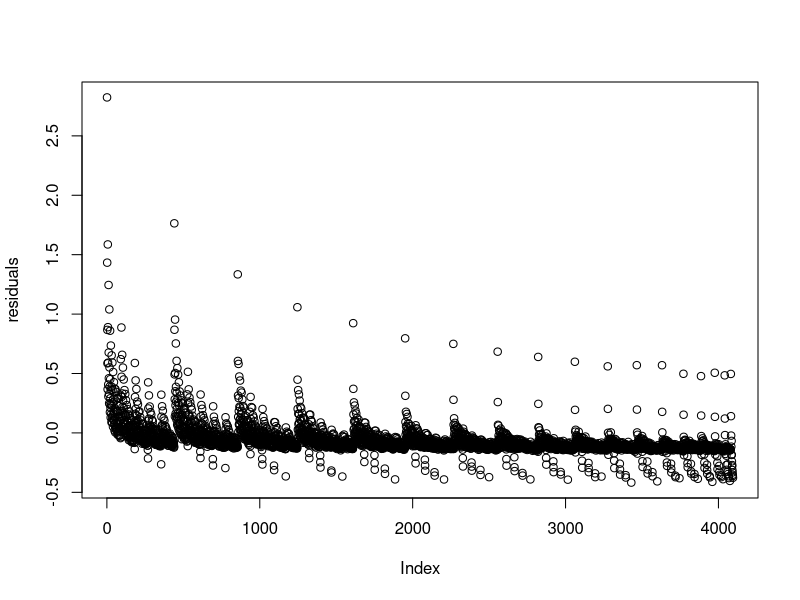
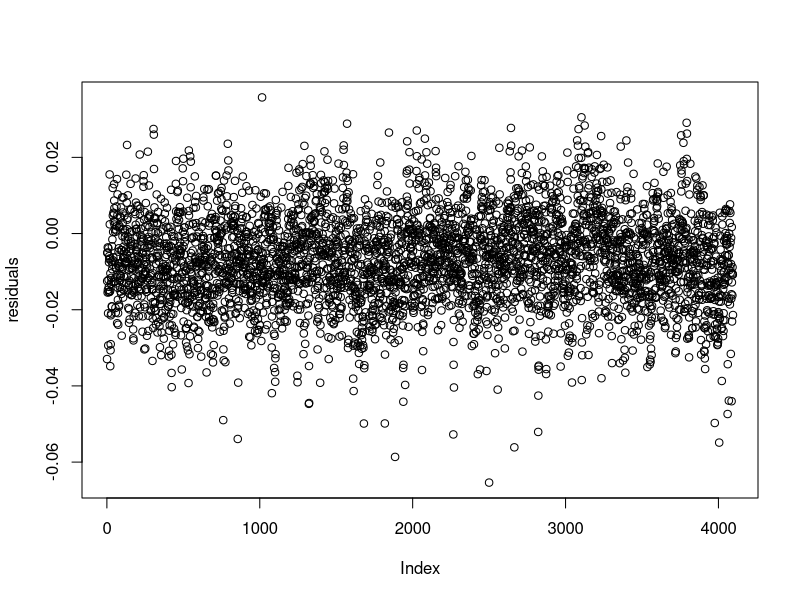
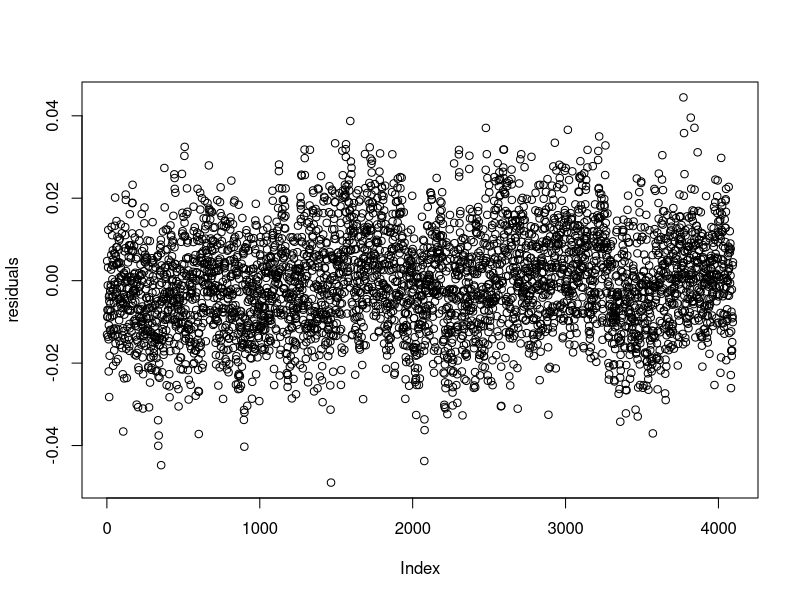

The R source for these figures, in order:


rm(list=ls())
#p=90, chisquare from https://github.com/sun51231/r-code/blob/main/chisq90.R

#### 

loadings <- c(.7, .7, .7, .7, .7)
lambda <- cbind(
  c(loadings, rep(0, 85)),
  c(rep(0, 5), loadings, rep(0, 80)),
  c(rep(0, 10), loadings, rep(0, 75)),
  c(rep(0, 15), loadings, rep(0, 70)),
  c(rep(0, 20), loadings, rep(0, 65)),
  c(rep(0, 25), loadings, rep(0, 60)),
  c(rep(0, 30), loadings, rep(0, 55)),
  c(rep(0, 35), loadings, rep(0, 50)),
  c(rep(0, 40), loadings, rep(0, 45)),
  c(rep(0, 45), loadings, rep(0, 40)),
  c(rep(0, 50), loadings, rep(0, 35)),
  c(rep(0, 55), loadings, rep(0, 30)),
  c(rep(0, 60), loadings, rep(0, 25)),
  c(rep(0, 65), loadings, rep(0, 20)),
  c(rep(0, 70), loadings, rep(0, 15)),
  c(rep(0, 75), loadings, rep(0, 10)),
  c(rep(0, 80), loadings, rep(0, 5)),
  c(rep(0, 85), loadings)
)
phi <- matrix(c(1,.3,.3,.3,.3,.3,.3,.3,.3,.3,.3,.3,.3,.3,.3,.3,.3,.3,
                .3,1,.3,.3,.3,.3,.3,.3,.3,.3,.3,.3,.3,.3,.3,.3,.3,.3,
                .3,.3,1,.3,.3,.3,.3,.3,.3,.3,.3,.3,.3,.3,.3,.3,.3,.3,
                .3,.3,.3,1,.3,.3,.3,.3,.3,.3,.3,.3,.3,.3,.3,.3,.3,.3,
                .3,.3,.3,.3,1,.3,.3,.3,.3,.3,.3,.3,.3,.3,.3,.3,.3,.3,
                .3,.3,.3,.3,.3,1,.3,.3,.3,.3,.3,.3,.3,.3,.3,.3,.3,.3,
                .3,.3,.3,.3,.3,.3,1,.3,.3,.3,.3,.3,.3,.3,.3,.3,.3,.3,
                .3,.3,.3,.3,.3,.3,.3,1,.3,.3,.3,.3,.3,.3,.3,.3,.3,.3,
                .3,.3,.3,.3,.3,.3,.3,.3,1,.3,.3,.3,.3,.3,.3,.3,.3,.3,
                .3,.3,.3,.3,.3,.3,.3,.3,.3,1,.3,.3,.3,.3,.3,.3,.3,.3,
                .3,.3,.3,.3,.3,.3,.3,.3,.3,.3,1,.3,.3,.3,.3,.3,.3,.3,
                .3,.3,.3,.3,.3,.3,.3,.3,.3,.3,.3,1,.3,.3,.3,.3,.3,.3,
                .3,.3,.3,.3,.3,.3,.3,.3,.3,.3,.3,.3,1,.3,.3,.3,.3,.3,
                .3,.3,.3,.3,.3,.3,.3,.3,.3,.3,.3,.3,.3,1,.3,.3,.3,.3,
                .3,.3,.3,.3,.3,.3,.3,.3,.3,.3,.3,.3,.3,.3,1,.3,.3,.3,
                .3,.3,.3,.3,.3,.3,.3,.3,.3,.3,.3,.3,.3,.3,.3,1,.3,.3,
                .3,.3,.3,.3,.3,.3,.3,.3,.3,.3,.3,.3,.3,.3,.3,.3,1,.3,
                .3,.3,.3,.3,.3,.3,.3,.3,.3,.3,.3,.3,.3,.3,.3,.3,.3,1
), ncol = 18)
psi <- 0.51*diag(90)
Sigma <- lambda %*% phi %*% t(lambda) + psi


model <- model90 <-  "
F1 =~ x1 + x2 + x3 + x4 + x5
F2 =~ x6 + x7 + x8 + x9 + x10
F3 =~ x11 + x12 + x13 + x14 + x15
F4 =~ x16 + x17 + x18 + x19 + x20
F5 =~ x21 + x22 + x23 + x24 + x25
F6 =~ x26 + x27 + x28 + x29 + x30
F7 =~ x31 + x32 + x33 + x34 + x35
F8 =~ x36 + x37 + x38 + x39 + x40
F9 =~ x41 + x42 + x43 + x44 + x45
F10 =~ x46 + x47 + x48 + x49 + x50
F11 =~ x51 + x52 + x53 + x54 + x55
F12 =~ x56 + x57 + x58 + x59 + x60
F13 =~ x61 + x62 + x63 + x64 + x65
F14 =~ x66 + x67 + x68 + x69 + x70
F15 =~ x71 + x72 + x73 + x74 + x75
F16 =~ x76 + x77 + x78 + x79 + x80
F17 =~ x81 + x82 + x83 + x84 + x85
F18 =~ x86 + x87 + x88 + x89 + x90
"

m<-18


Sigma.sqrt <- chol(Sigma)  # Cholesky

#get_pvalues <- function(n) {

n <- 10^4
  p <- ncol(Sigma.sqrt)
  k <- 2 * p
  A <- rbind(diag(p), diag(p)) / sqrt(2)    
  w <- (matrix(rchisq(n * k, df = 4), n, k) - 4) / sqrt(8)          
  r <- sqrt(6 / rchisq(n, df = 8))          
  epsilon <- (w %*% A) * r                         
  dat <- epsilon %*% t(Sigma.sqrt) 
  
  colnames(dat) <- paste0("x", 1:90)
  
  #check if model is misspecified
  
  residuals <- lavaan::lav_matrix_vech(cov(dat)- Sigma)# should be close to zero
  
  
  plot(residuals)#something is wrong the sample covariance matrix does not converge to Sigma
  

  
  
  
  
  
###
###

###  The corrected code is as follows:

  
library(Matrix)  
library(expm)

loadings <- c(.7, .7, .7, .7, .7)
lambda <- cbind(
    c(loadings, rep(0, 85)),
    c(rep(0, 5), loadings, rep(0, 80)),
    c(rep(0, 10), loadings, rep(0, 75)),
    c(rep(0, 15), loadings, rep(0, 70)),
    c(rep(0, 20), loadings, rep(0, 65)),
    c(rep(0, 25), loadings, rep(0, 60)),
    c(rep(0, 30), loadings, rep(0, 55)),
    c(rep(0, 35), loadings, rep(0, 50)),
    c(rep(0, 40), loadings, rep(0, 45)),
    c(rep(0, 45), loadings, rep(0, 40)),
    c(rep(0, 50), loadings, rep(0, 35)),
    c(rep(0, 55), loadings, rep(0, 30)),
    c(rep(0, 60), loadings, rep(0, 25)),
    c(rep(0, 65), loadings, rep(0, 20)),
    c(rep(0, 70), loadings, rep(0, 15)),
    c(rep(0, 75), loadings, rep(0, 10)),
    c(rep(0, 80), loadings, rep(0, 5)),
    c(rep(0, 85), loadings)
)
phi <- matrix(c(1,.3,.3,.3,.3,.3,.3,.3,.3,.3,.3,.3,.3,.3,.3,.3,.3,.3,
                  .3,1,.3,.3,.3,.3,.3,.3,.3,.3,.3,.3,.3,.3,.3,.3,.3,.3,
                  .3,.3,1,.3,.3,.3,.3,.3,.3,.3,.3,.3,.3,.3,.3,.3,.3,.3,
                  .3,.3,.3,1,.3,.3,.3,.3,.3,.3,.3,.3,.3,.3,.3,.3,.3,.3,
                  .3,.3,.3,.3,1,.3,.3,.3,.3,.3,.3,.3,.3,.3,.3,.3,.3,.3,
                  .3,.3,.3,.3,.3,1,.3,.3,.3,.3,.3,.3,.3,.3,.3,.3,.3,.3,
                  .3,.3,.3,.3,.3,.3,1,.3,.3,.3,.3,.3,.3,.3,.3,.3,.3,.3,
                  .3,.3,.3,.3,.3,.3,.3,1,.3,.3,.3,.3,.3,.3,.3,.3,.3,.3,
                  .3,.3,.3,.3,.3,.3,.3,.3,1,.3,.3,.3,.3,.3,.3,.3,.3,.3,
                  .3,.3,.3,.3,.3,.3,.3,.3,.3,1,.3,.3,.3,.3,.3,.3,.3,.3,
                  .3,.3,.3,.3,.3,.3,.3,.3,.3,.3,1,.3,.3,.3,.3,.3,.3,.3,
                  .3,.3,.3,.3,.3,.3,.3,.3,.3,.3,.3,1,.3,.3,.3,.3,.3,.3,
                  .3,.3,.3,.3,.3,.3,.3,.3,.3,.3,.3,.3,1,.3,.3,.3,.3,.3,
                  .3,.3,.3,.3,.3,.3,.3,.3,.3,.3,.3,.3,.3,1,.3,.3,.3,.3,
                  .3,.3,.3,.3,.3,.3,.3,.3,.3,.3,.3,.3,.3,.3,1,.3,.3,.3,
                  .3,.3,.3,.3,.3,.3,.3,.3,.3,.3,.3,.3,.3,.3,.3,1,.3,.3,
                  .3,.3,.3,.3,.3,.3,.3,.3,.3,.3,.3,.3,.3,.3,.3,.3,1,.3,
                  .3,.3,.3,.3,.3,.3,.3,.3,.3,.3,.3,.3,.3,.3,.3,.3,.3,1
), ncol = 18)
psi <- 0.51*diag(90)
Sigma <- lambda %*% phi %*% t(lambda) + psi
  
  
model <- model90 <-  "
F1 =~ x1 + x2 + x3 + x4 + x5
F2 =~ x6 + x7 + x8 + x9 + x10
F3 =~ x11 + x12 + x13 + x14 + x15
F4 =~ x16 + x17 + x18 + x19 + x20
F5 =~ x21 + x22 + x23 + x24 + x25
F6 =~ x26 + x27 + x28 + x29 + x30
F7 =~ x31 + x32 + x33 + x34 + x35
F8 =~ x36 + x37 + x38 + x39 + x40
F9 =~ x41 + x42 + x43 + x44 + x45
F10 =~ x46 + x47 + x48 + x49 + x50
F11 =~ x51 + x52 + x53 + x54 + x55
F12 =~ x56 + x57 + x58 + x59 + x60
F13 =~ x61 + x62 + x63 + x64 + x65
F14 =~ x66 + x67 + x68 + x69 + x70
F15 =~ x71 + x72 + x73 + x74 + x75
F16 =~ x76 + x77 + x78 + x79 + x80
F17 =~ x81 + x82 + x83 + x84 + x85
F18 =~ x86 + x87 + x88 + x89 + x90
"
  
m<-18




Sigma.sqrt <- sqrtm(Sigma)       #  Revised   ## Square Root,  Non-Cholesky

####  #  Revised 
generate_A0 <- function(p) {
  ones_p <- matrix(1, nrow = p, ncol = 1)
  identity_p <- diag(p)
  matrix_sum <- identity_p + ones_p %*% t(ones_p)
  inv_sqrt <- solve(sqrtm(matrix_sum))
  A0_top <- identity_p
  A0_bottom <- t(ones_p)
  A0 <- rbind(A0_top, A0_bottom) %*% inv_sqrt
  return(A0)
}

###      Chi-square distribution

n <- 10^4

p <- ncol(Sigma.sqrt)
w_raw <- matrix(rchisq(n * (p+1), df = 4), nrow = n, ncol = p+1)   #####  Revised  
w <- (w_raw - 4) / (2 * sqrt(2))
chi_sq_r <- rchisq(n, df = 8)
r <- sqrt(6 / chi_sq_r)
A0 <- generate_A0(p)
epsilon <- r * (w %*% A0)
dat <- epsilon %*% t(Sigma.sqrt) #
colnames(dat) <- paste0("x", 1:p)



residuals <- lavaan::lav_matrix_vech(cov(dat)- Sigma)#  to zero
plot(residuals)




###    t-distribution


Sigma.sqrt <- sqrtm(Sigma)       #  Revised   ## Square Root,  Non-Cholesky


n <- 10^4
p <- ncol(Sigma.sqrt)
w <- matrix(rnorm(n * p), nrow = n)       # n x p 
r <- sqrt(6 / rchisq(n, df = 8))  
A <- diag(p)
epsilon <- r * (w %*% A)                         
dat <- epsilon %*% t(Sigma.sqrt)   ###  

colnames(dat) <- paste0("x", 1:p)





residuals <- lavaan::lav_matrix_vech(cov(dat)- Sigma)#  to zero
plot(residuals)



###  
